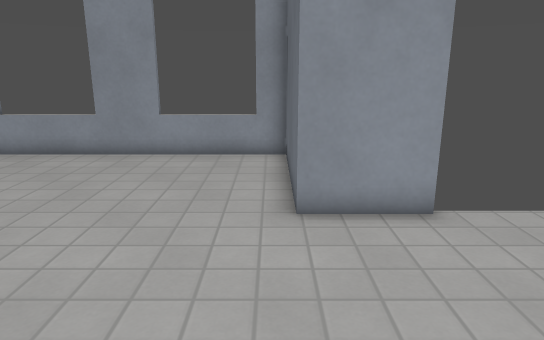
[1] (above)

14 first-person views from a walk through a level from a Godot 3-D game. The camera is 1.4 m above the floor, tilts 14° down and sees 70° across. The floor is counted in squares, 0.5 m on a side. Each view is taken from the middle of a square. On the plan, view 1 faces up. The plan holds only what a view shows up to about 20 squares ahead; the rest is blank. The place goes on beyond the plan. Surface patterns are stand-ins for the level's own textures.

[2]
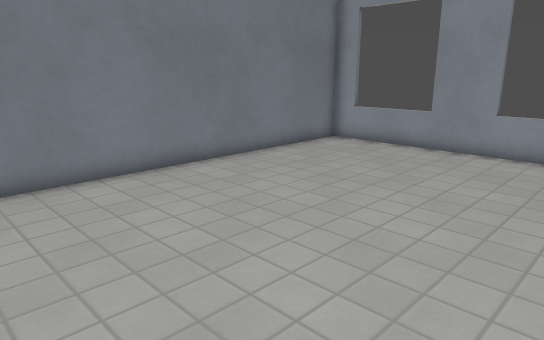

[3]
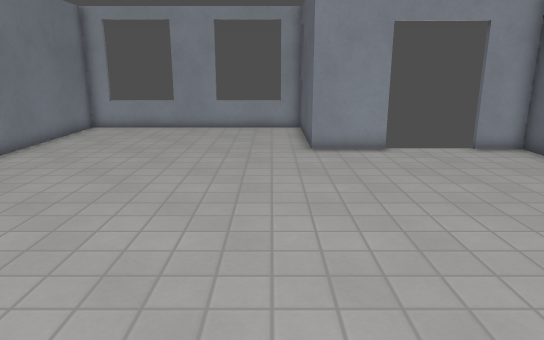

[4]
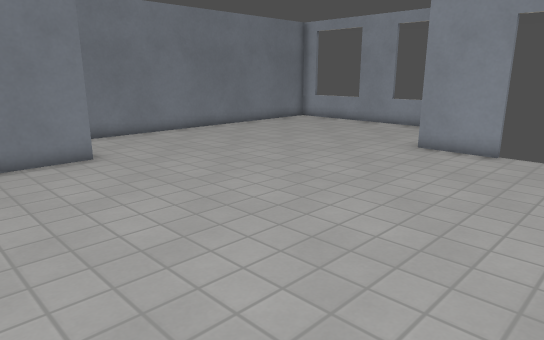

[5]
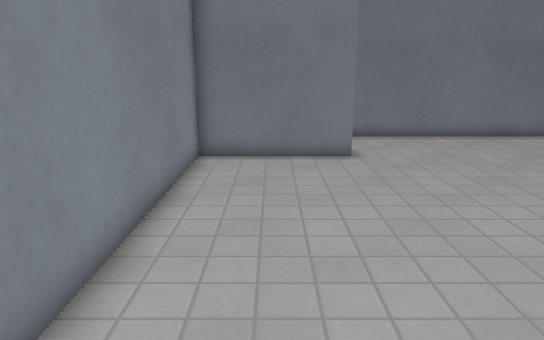

[6]
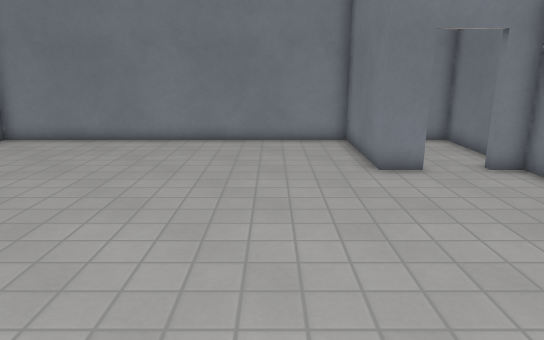

[7]
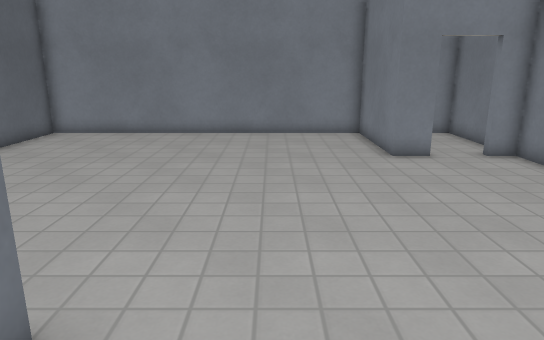

[8]
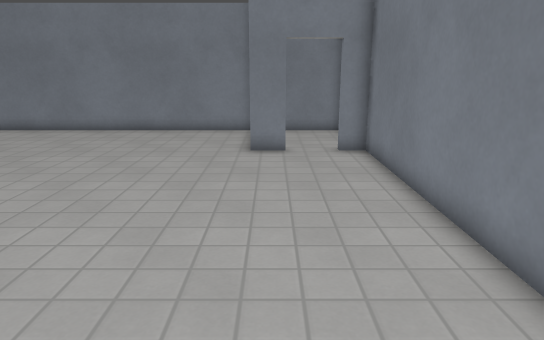

[9]
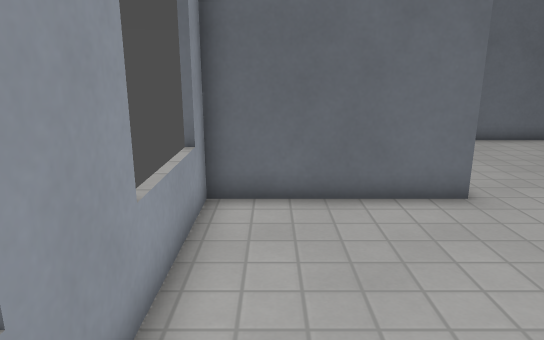

[10]
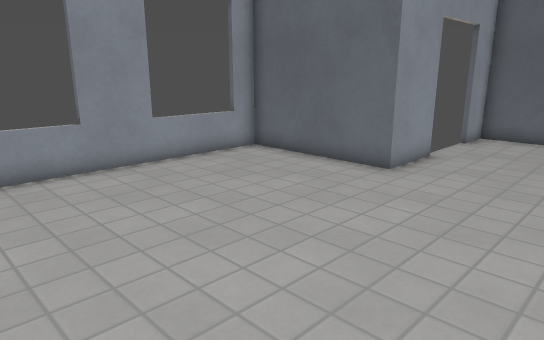

[11]
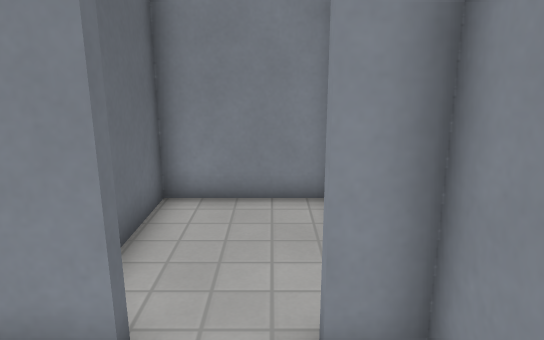

[12]
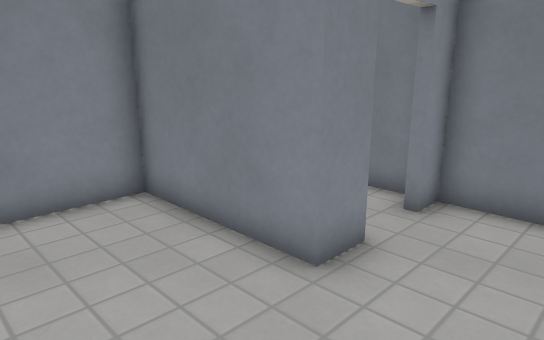

[13]
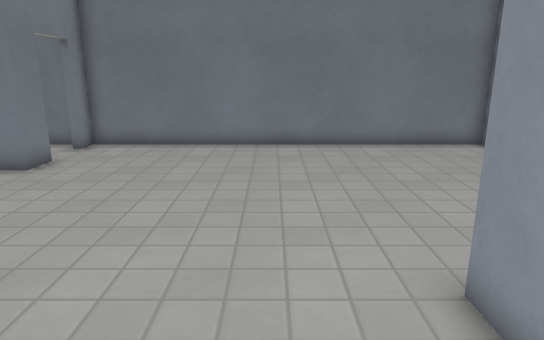

[14]
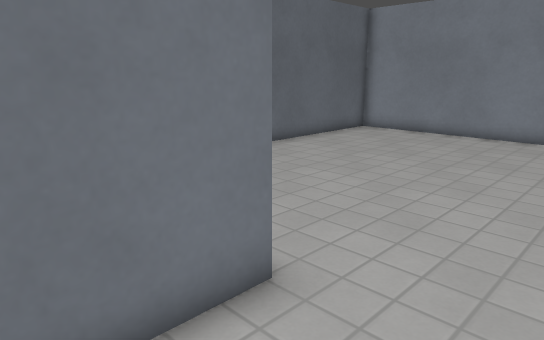

### Floor plan
Points are (right, up) in squares from view 1. A wall is a line through its corners. A room is listed if a view was taken in it or the views show most of it. See-through windows are left out.
Room 1 (views 1, 2, 3, 4, 5, 6, 7, 8, 9, 10, 11, 12, 13, 14)
walls: (-7.5, -2.6) (-7.5, -2.2) (-6.2, -2.2) (-6.2, -7.5) (8.5, -7.5) (8.5, -0.5); (3.4, 7.5) (0.5, 7.5) (0.5, 13.5) (-10.5, 13.5) (-10.5, -2.2) (-9.5, -2.2) (-9.5, -2.6); (-10.5, -3) (-10.5, -7.5) (-6.5, -7.5) (-6.5, -4.9); (8.5, 0.4) (8.5, 3.2); (8.5, 7.5) (6.6, 7.5)

Where each view was taken, in squares from view 1:
view 1: 0 up, 0 right, facing up
view 2: 1 down, 0 right, facing up-left
view 3: 7 down, 1 left, facing up
view 4: 7 down, 7 right, facing up-left
view 5: 5 down, 7 right, facing left
view 6: 9 up, 3 left, facing down
view 7: 11 up, 2 left, facing down
view 8: 12 up, 7 left, facing down
view 9: 12 up, 8 left, facing right
view 10: 2 up, 10 left, facing up-right
view 11: 1 up, 9 left, facing down
view 12: 1 up, 2 left, facing down-left
view 13: 5 up, 5 right, facing left
view 14: 11 up, 3 left, facing down-right
